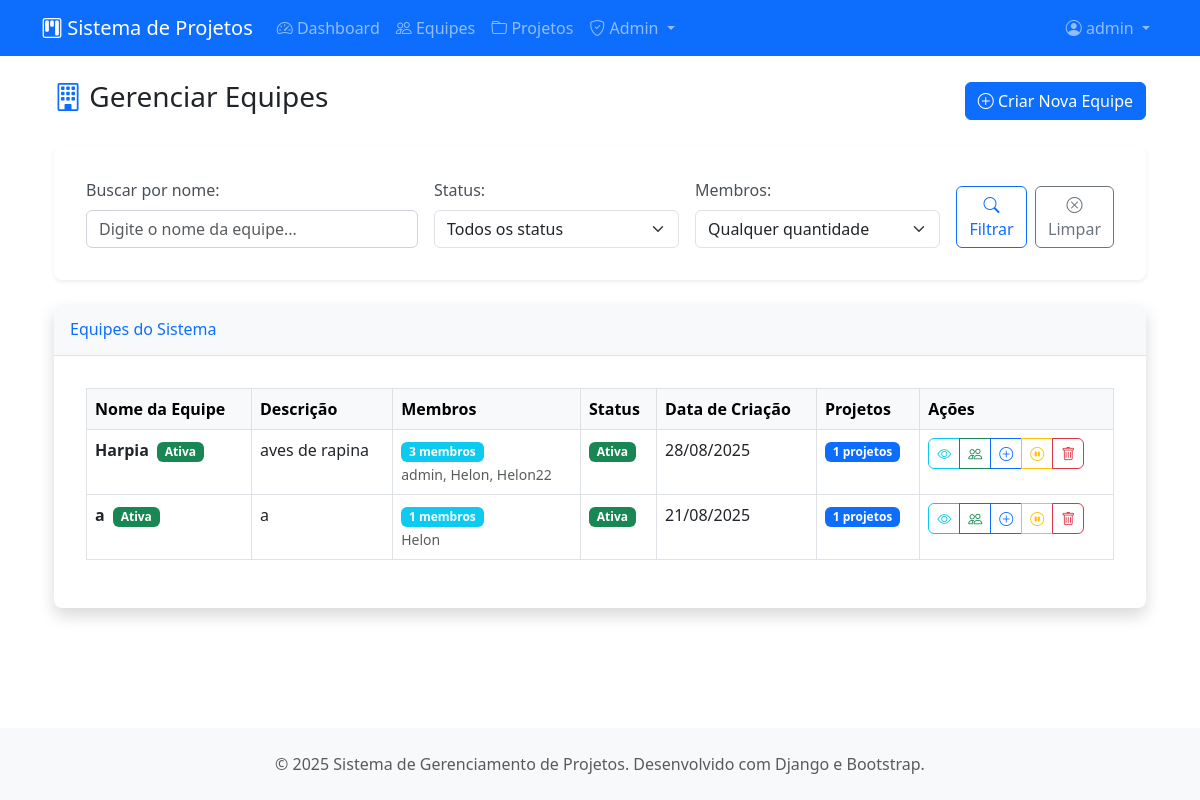
The app's page /projetos/admin-equipes/ (signed in), older data.
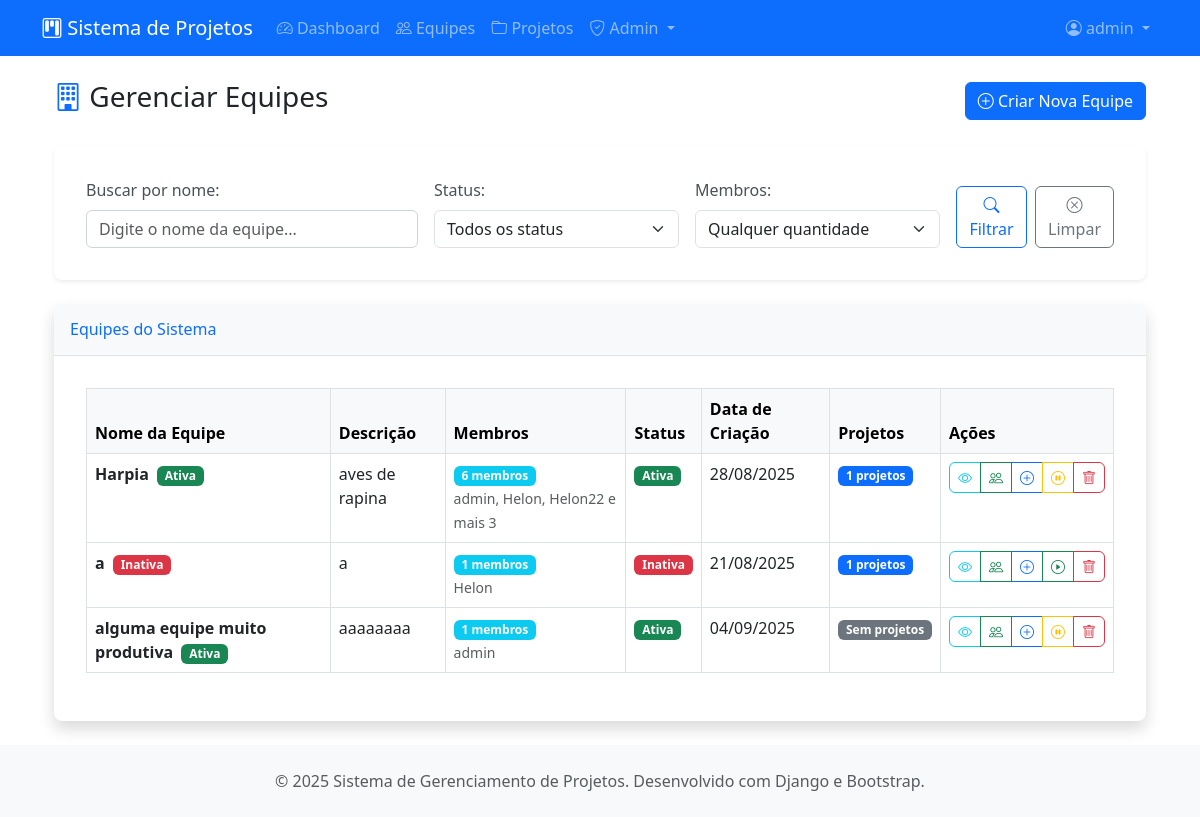
The same page, newer data.
### projetos/models.py (models this page shows, shortened)
class Equipe(models.Model):
    nome = models.CharField(max_length=100, verbose_name="Nome da Equipe")
    descricao = models.TextField(blank=True, verbose_name="Descrição")
    criada_em = models.DateTimeField(auto_now_add=True)
    criada_por = models.ForeignKey(User, on_delete=models.CASCADE, related_name="equipes_criadas")
    ativa = models.BooleanField(default=True, verbose_name="Equipe Ativa")
    class Meta:
        verbose_name = "Equipe"
        verbose_name_plural = "Equipes"
        ordering = ["nome"]

class MembroEquipe(models.Model):
    PAPEIS_CHOICES = [
        ('admin', 'Administrador'),
        ('membro', 'Membro'),
    ]
    usuario = models.ForeignKey(User, on_delete=models.CASCADE, related_name="membro_equipes")
    equipe = models.ForeignKey(Equipe, on_delete=models.CASCADE, related_name="membros")
    papel = models.CharField(max_length=20, choices=PAPEIS_CHOICES, default='membro')
    data_entrada = models.DateTimeField(auto_now_add=True)
    class Meta:
        verbose_name = "Membro da Equipe"
        verbose_name_plural = "Membros da Equipe"
        unique_together = ['usuario', 'equipe']

### projetos/views.py (the view)
# urls.py: path('admin-equipes/', views.admin_equipes, name='admin-equipes'),
@login_required
def admin_equipes(request):
    if not hasattr(request.user, 'perfil') or request.user.perfil.tipo_usuario != 'admin':
        messages.error(request, 'Acesso negado. Apenas administradores podem acessar esta área.')
        return redirect('projetos:dashboard')
    search = request.GET.get('search', '').strip()
    status = request.GET.get('status', '').strip()
    membros = request.GET.get('membros', '').strip()
    equipes = (
        Equipe.objects
        .annotate(num_membros=Count('membros', distinct=True))
        .prefetch_related('membros__usuario')
    )
    if search:
        equipes = equipes.filter(nome__icontains=search)
    if status == 'active':
        equipes = equipes.filter(ativa=True)
    elif status == 'inactive':
        equipes = equipes.filter(ativa=False)
    if membros == 'empty':
        equipes = equipes.filter(num_membros=0)
    elif membros == 'small':
        equipes = equipes.filter(num_membros__gte=1, num_membros__lte=5)
    elif membros == 'medium':
        equipes = equipes.filter(num_membros__gte=6, num_membros__lte=10)
    elif membros == 'large':
        equipes = equipes.filter(num_membros__gte=11)
    equipes = equipes.order_by('nome')
    page = request.GET.get('page', 1)
    paginator = Paginator(equipes, 10)  # 10 equipes por página
    try:
        equipes_page = paginator.page(page)
    except PageNotAnInteger:
        equipes_page = paginator.page(1)
    except EmptyPage:
        equipes_page = paginator.page(paginator.num_pages)
    get_params = request.GET.copy()
    if 'page' in get_params:
        get_params.pop('page')
    context = {
        'equipes': equipes_page,
        'page_obj': equipes_page,
        'paginator': paginator,
        'get_params': get_params.urlencode(),
    }
    return render(request, 'projetos/admin/equipes.html', context)

### projetos/templates/projetos/admin/equipes.html (shortened to what the changed rows need)
{% extends "projetos/base.html" %}
{% block content %}
<div class="container-fluid">
    <div class="row">
        <div class="col-12">
            <div class="d-flex justify-content-between align-items-center mb-4">
                <h1 class="h3">
                    <i class="bi bi-building text-primary"></i> Gerenciar Equipes
                </h1>
            </div>
        </div>
    </div>
    <div class="row">
        <div class="col-12">
            <div class="card shadow">
                <div class="card-body">
                    {% if equipes %}
                    <div class="table-responsive">
                        <table class="table table-bordered table-hover" width="100%" cellspacing="0">
                            <thead class="table-light">
                                <tr>
                                    <th>Nome da Equipe</th>
                                    <th>Descrição</th>
                                    <th>Membros</th>
                                    <th>Status</th>
                                    <th>Data de Criação</th>
                                    <th>Projetos</th>
                                    <th>Ações</th>
                                </tr>
                            </thead>
                            <tbody>
                                {% for equipe in equipes %}
                                <tr>
                                    <td>
                                        <strong>{{ equipe.nome }}</strong>
                                        {% if equipe.ativa %}
                                            <span class="badge bg-success ms-1">Ativa</span>
                                        {% else %}
                                            <span class="badge bg-danger ms-1">Inativa</span>
                                        {% endif %}
                                    </td>
                                    <td>{{ equipe.descricao|truncatewords:15|default:"Sem descrição" }}</td>
                                    <td>
                                        <span class="badge bg-info">{{ equipe.membros.count }} membros</span>
                                        {% if equipe.membros.count > 0 %}
                                            <br>
                                            <small class="text-muted">
                                                {% for membro in equipe.membros.all|slice:":3" %}
                                                    {{ membro.usuario.username }}{% if not forloop.last %}, {% endif %}
                                                {% endfor %}
                                                {% if equipe.membros.count > 3 %}
                                                    e mais {{ equipe.membros.count|add:"-3" }}
                                                {% endif %}
                                            </small>
                                        {% endif %}
                                    </td>
                                    <td>
                                        {% if equipe.ativa %}
                                            <span class="badge bg-success">Ativa</span>
                                        {% else %}
                                            <span class="badge bg-danger">Inativa</span>
                                        {% endif %}
                                    </td>
                                    <td>{{ equipe.criada_em|date:"d/m/Y" }}</td>
                                    <td>
                                        {% if equipe.projetos.count > 0 %}
                                            <span class="badge bg-primary">{{ equipe.projetos.count }} projetos</span>
                                        {% else %}
                                            <span class="badge bg-secondary">Sem projetos</span>
                                        {% endif %}
                                    </td>
                                    <td>
                                        <div class="btn-group" role="group">
                                            <a href="{% url 'projetos:detalhe-equipe' equipe.id %}"
                                               class="btn btn-sm btn-outline-info" title="Ver detalhes">
                                                <i class="bi bi-eye"></i>
                                            </a>
                                            <a href="{% url 'projetos:admin-gerenciar-membros' equipe.id %}"
                                               class="btn btn-sm btn-outline-success" title="Gerenciar membros">
                                                <i class="bi bi-people"></i>
                                            </a>
                                            <a href="{% url 'projetos:criar-projeto' %}?equipe_id={{ equipe.id }}"
                                               class="btn btn-sm btn-outline-primary" title="Criar projeto">
                                                <i class="bi bi-plus-circle"></i>
                                            </a>
                                            {% if equipe.ativa %}
                                                <button type="button" class="btn btn-sm btn-outline-warning"
                                                        title="Desativar" onclick="toggleEquipeStatus({{ equipe.id }}, false, '{{ equipe.nome }}')">
                                                    <i class="bi bi-pause-circle"></i>
                                                </button>
                                            {% else %}
                                                <button type="button" class="btn btn-sm btn-outline-success"
                                                        title="Ativar" onclick="toggleEquipeStatus({{ equipe.id }}, true, '{{ equipe.nome }}')">
                                                    <i class="bi bi-play-circle"></i>
                                                </button>
                                            {% endif %}
                                            <button type="button" class="btn btn-sm btn-outline-danger"
                                                    title="Excluir" onclick="confirmarExclusao({{ equipe.id }}, '{{ equipe.nome }}')">
                                                <i class="bi bi-trash"></i>
                                            </button>
                                        </div>
                                    </td>
                                </tr>
                                {% endfor %}
                            </tbody>
                        </table>
                    </div>
                    {% endif %}
                </div>
            </div>
        </div>
    </div>
</div>
{% endblock %}

Row changes from the older to the newer data that the page shows:
shown differently, row unchanged: Equipe "Harpia": membros.count "3" → "6"; membros.count|add (not shown) → "3"
changed Equipe id 1: ativa "Ativa Ativa" → "Inativa Inativa"
added Equipe: nome "alguma equipe muito produtiva", ativa "Ativa", descricao "aaaaaaaa", membros.count "1", criada_em "04/09/2025", shows "Sem projetos"
added MembroEquipe: usuario.username "admin", shown under "alguma equipe muito produtiva"
